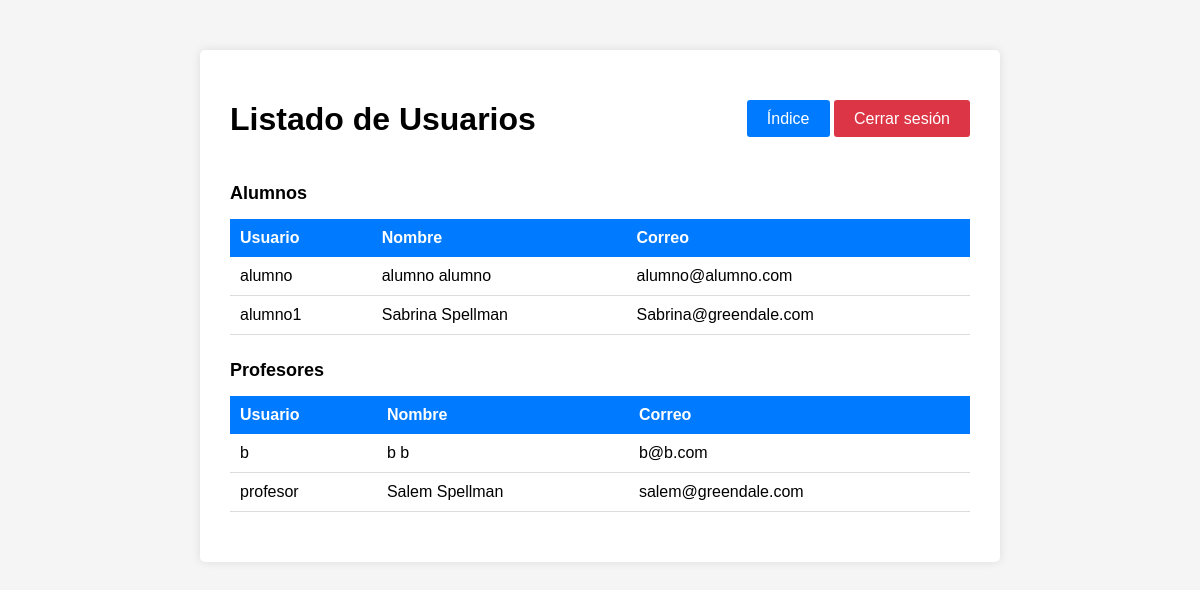
Page /lista/ (signed in) on the committed database.
### Aplicaciones/models.py (models this page shows, shortened)
class Usuario(AbstractUser):
    ROL_CHOICES = (
        ('ALUMNO', 'Alumno'),
        ('PROFESOR', 'Profesor'),
    )
    rol = models.CharField(max_length=10, choices=ROL_CHOICES)

### Aplicaciones/views.py (the view)
# urls.py: path('lista/', views.lista_usuarios, name='lista_usuarios'),
@login_required
def lista_usuarios(request):
    alumnos = Usuario.objects.filter(rol='ALUMNO')
    profesores = Usuario.objects.filter(rol='PROFESOR')
    return render(request, 'Aplicaciones/lista_usuarios.html', {
        'alumnos': alumnos,
        'profesores': profesores
    })

### Aplicaciones/templates/Aplicaciones/lista_usuarios.html (shortened to what this page needs)
<!DOCTYPE html>
<html>
<head>
</head>
<body>
    <div class="container">
        <div class="header">
            <h1>Listado de Usuarios</h1>
            <div>
                <a href="{% url 'indice' %}" class="btn-crear">Índice</a>
                <a href="{% url 'logout' %}" class="btn-crear" style="background: #dc3545;">Cerrar sesión</a>
            </div>
        </div>
        <h2>Alumnos</h2>
        <table>
            <thead>
                <tr>
                    <th>Usuario</th>
                    <th>Nombre</th>
                    <th>Correo</th>
                </tr>
            </thead>
            <tbody>
                {% for alumno in alumnos %}
                <tr>
                    <td>{{ alumno.username }}</td>
                    <td>{{ alumno.first_name }} {{ alumno.last_name }}</td>
                    <td>{{ alumno.email }}</td>
                </tr>
                {% empty %}
                <tr>
                    <td colspan="3" class="no-data">No hay alumnos registrados</td>
                </tr>
                {% endfor %}
            </tbody>
        </table>
        <h2>Profesores</h2>
        <table>
            <thead>
                <tr>
                    <th>Usuario</th>
                    <th>Nombre</th>
                    <th>Correo</th>
                </tr>
            </thead>
            <tbody>
                {% for profesor in profesores %}
                <tr>
                    <td>{{ profesor.username }}</td>
                    <td>{{ profesor.first_name }} {{ profesor.last_name }}</td>
                    <td>{{ profesor.email }}</td>
                </tr>
                {% empty %}
                <tr>
                    <td colspan="3" class="no-data">No hay profesores registrados</td>
                </tr>
                {% endfor %}
            </tbody>
        </table>
    </div>
</body>
</html>

### Aplicaciones/templates/Aplicaciones/lista_usuarios.html (style rules this page uses)
body { font-family: Arial; max-width: 800px; margin: 50px auto; background: #f5f5f5; }
.container { background: white; padding: 30px; border-radius: 5px; box-shadow: 0 0 10px rgba(0,0,0,0.1); }
h1 { text-align: center; margin-bottom: 20px; }
h2 { margin-top: 25px; margin-bottom: 15px; font-size: 18px; }
.header { display: flex; justify-content: space-between; align-items: center; margin-bottom: 20px; }
.btn-crear { background: #007bff; color: white; padding: 10px 20px; text-decoration: none; border-radius: 3px; border: none; cursor: pointer; }
table { width: 100%; border-collapse: collapse; margin-bottom: 20px; }
th { background: #007bff; color: white; padding: 10px; text-align: left; }
td { padding: 10px; border-bottom: 1px solid #ddd; }

### rows in the picture
Usuario: username "alumno", first_name "alumno", last_name "alumno", email "alumno@alumno.com"
Usuario: username "alumno1", first_name "Sabrina", last_name "Spellman", email "Sabrina@greendale.com"
Usuario: username "b", first_name "b", last_name "b", email "b@b.com"
Usuario: username "profesor", first_name "Salem", last_name "Spellman", email "salem@greendale.com"
